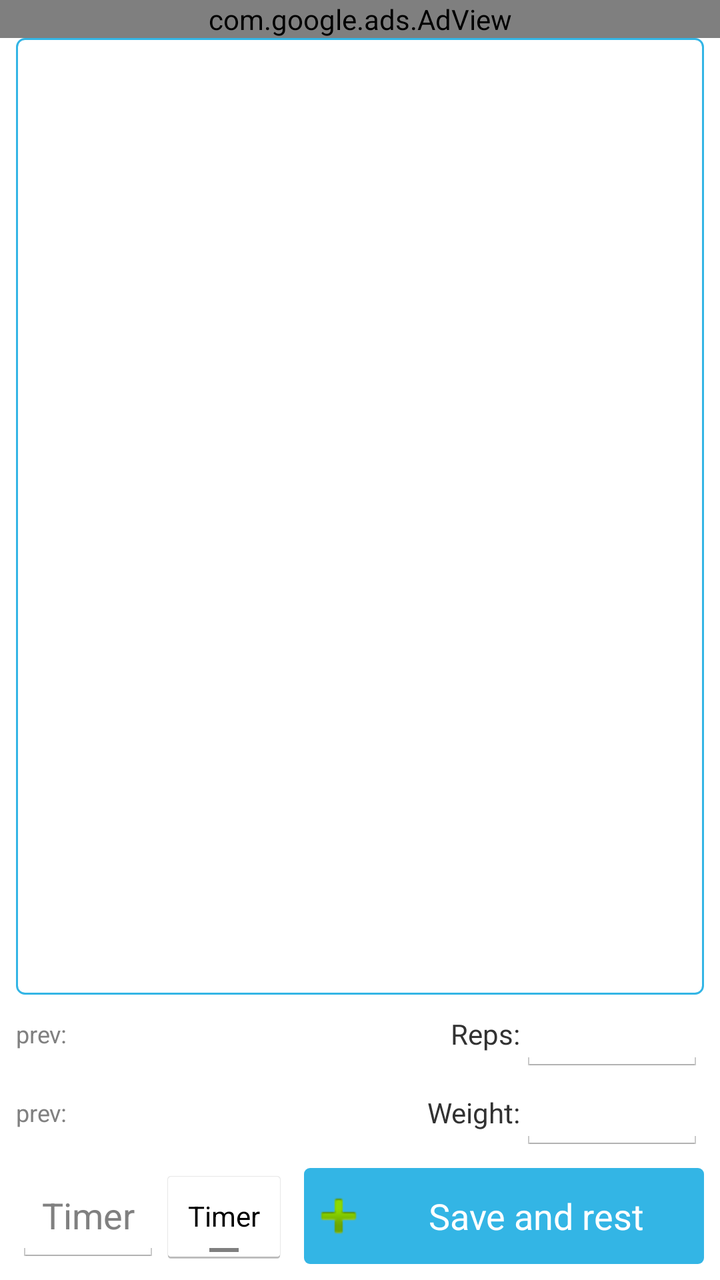
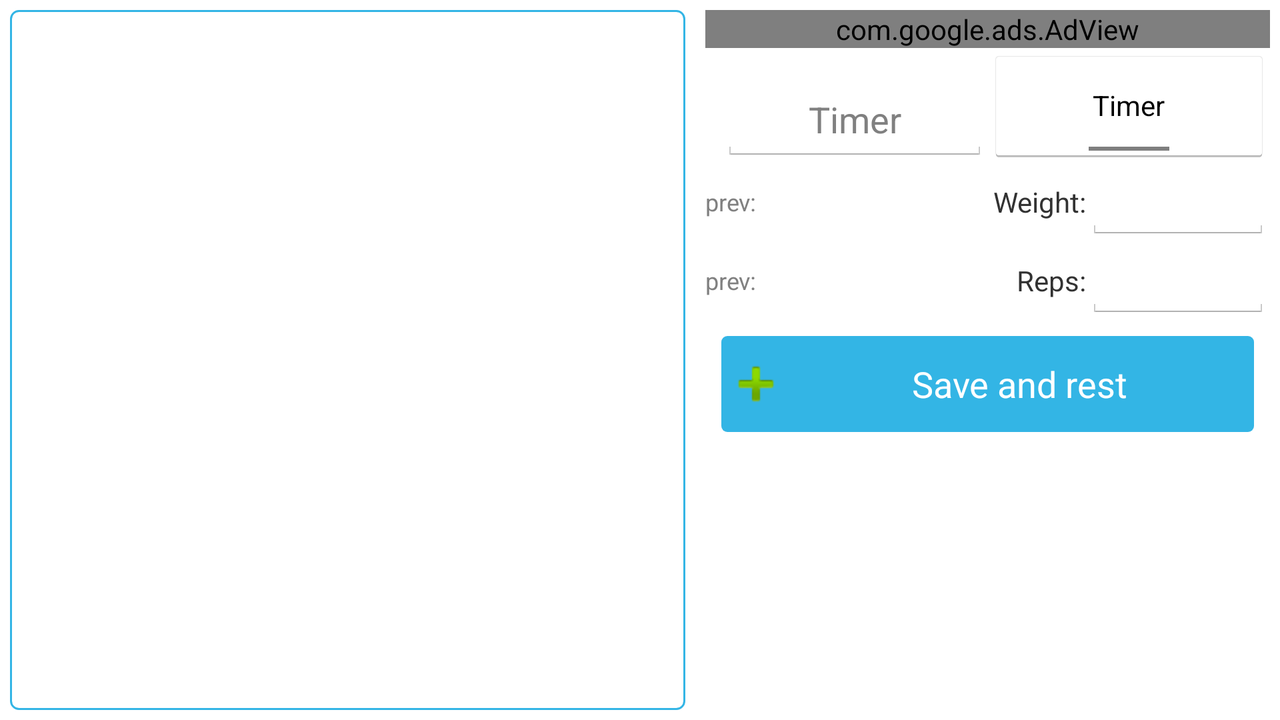

First picture: res/layout/ on a phone held upright. Second picture: the repository's own variant of that layout, on a device whose configuration matches the variant's folder. Source for both follows.
<!-- AndroidManifest.xml: application theme Theme.Mynewactionbar -->
<!-- res/layout/training_at_progress.xml -->
<?xml version="1.0" encoding="utf-8"?>
<RelativeLayout xmlns:android="http://schemas.android.com/apk/res/android"
    xmlns:ads="http://schemas.android.com/apk/lib/com.google.ads"
    xmlns:tools="http://schemas.android.com/tools"
    android:layout_width="match_parent"
    android:layout_height="match_parent"
    android:background="@drawable/cream_pixels_bitmap"
    android:gravity="center_vertical" >

    <com.google.ads.AdView
            android:id="@+id/adView1"
            android:layout_width="match_parent"
            android:layout_height="wrap_content"
            ads:adSize="BANNER"
            ads:adUnitId="ca-app-pub-5652589022154086/4102541457"
            ads:loadAdOnCreate="true"
            android:gravity="center_horizontal" 
            />
    
    
    <Button
        android:id="@+id/btnSave"
        style="@style/HabraThemeButton"
        android:layout_width="wrap_content"
        android:layout_height="wrap_content"
        android:layout_alignParentBottom="true"
        android:layout_alignParentRight="true"
        android:layout_margin="8dp"
        android:layout_toRightOf="@+id/tglTurnOff"
        android:drawableLeft="@android:drawable/ic_input_add"
        android:text="@string/save_and_rest" />

    <EditText
        android:id="@+id/etTimerValueAtTraining"
        android:layout_width="72dp"
        android:layout_height="match_parent"
        android:layout_alignBottom="@+id/btnSave"
        android:layout_alignParentLeft="true"
        android:layout_alignTop="@+id/btnSave"
        android:layout_marginLeft="8dp"
        android:ems="10"
        android:gravity="center_vertical|center_horizontal"
        android:hint="@string/timer"
        android:inputType="number" />

    <ToggleButton
        android:id="@+id/tglTurnOff"
        android:layout_width="wrap_content"
        android:layout_height="wrap_content"
        android:layout_alignBottom="@+id/etTimerValueAtTraining"
        android:layout_alignTop="@+id/etTimerValueAtTraining"
        android:layout_toRightOf="@+id/etTimerValueAtTraining"
        android:textOff="@string/timer"
        android:textOn="@string/timer" />

    <ListView
        android:id="@+id/lvSets"
        android:layout_width="match_parent"
        android:layout_height="331dp"
        android:layout_above="@+id/ll2"
        android:layout_alignRight="@+id/btnSave"
        android:layout_below="@+id/adView1"
        android:layout_marginLeft="8dp"
        android:background="@drawable/rounded"
        >

    </ListView>

    <LinearLayout
        android:id="@+id/LL1"
        android:layout_width="match_parent"
        android:layout_height="wrap_content"
        android:layout_above="@+id/btnSave"
        android:layout_alignLeft="@+id/etTimerValueAtTraining"
        android:layout_alignRight="@+id/btnSave"
        android:orientation="horizontal"
        tools:ignore="UselessParent" >

        <TextView
            android:id="@+id/tvPrevLeftUp"
            android:layout_width="wrap_content"
            android:layout_height="match_parent"
            android:gravity="left|center_vertical"
            android:hint="@string/prev"
            android:textSize="@dimen/dip12" />

        <TextView
            android:id="@+id/tvPrevWeight"
            android:layout_width="wrap_content"
            android:layout_height="match_parent"
            android:gravity="left|center_vertical" />

        <TextView
            android:id="@+id/textView1"
            android:layout_width="match_parent"
            android:layout_height="match_parent"
            android:layout_weight="3"
            android:gravity="right|center_vertical"
            android:text="@string/Weight"
            android:textSize="@dimen/text14" />

        <EditText
            android:id="@+id/editWeight"
            android:layout_width="wrap_content"
            android:layout_height="wrap_content"
            android:layout_weight="3"
            android:ems="10"
            android:inputType="number"
            android:typeface="normal" >
        </EditText>
    </LinearLayout>

    <LinearLayout
        android:id="@+id/ll2"
        android:layout_width="match_parent"
        android:layout_height="wrap_content"
        android:layout_above="@+id/LL1"
        android:layout_alignLeft="@+id/lvSets"
        android:layout_alignRight="@+id/lvSets" >

        <TextView
            android:id="@+id/tvPrevLeft2"
            android:layout_width="wrap_content"
            android:layout_height="match_parent"
            android:gravity="left|center_vertical"
            android:hint="@string/prev"
            android:textSize="@dimen/dip12" />

        <TextView
            android:id="@+id/tvPrevReps"
            android:layout_width="wrap_content"
            android:layout_height="match_parent"
            android:gravity="left|center_vertical" />

        <TextView
            android:id="@+id/textView2"
            android:layout_width="match_parent"
            android:layout_height="match_parent"
            android:layout_weight="3"
            android:gravity="right|center_vertical"
            android:text="@string/reps"
            android:textSize="@dimen/text14" />

        <EditText
            android:id="@+id/editReps"
            android:layout_width="wrap_content"
            android:layout_height="wrap_content"
            android:layout_weight="3"
            android:ems="10"
            android:inputType="number"
            android:typeface="normal" >
        </EditText>
    </LinearLayout>

</RelativeLayout>
<!-- resources referenced by this layout -->
<resources>
  <dimen name="dip12">12dp</dimen>
  <dimen name="text14">14dp</dimen>
  <!-- drawable cream_pixels_bitmap (drawable) -->
  <?xml version="1.0" encoding="utf-8"?>
  <bitmap xmlns:android="http://schemas.android.com/apk/res/android"
      android:src="@drawable/cream_pixels"
      android:tileMode="repeat" />
  <!-- drawable rounded (drawable) -->
  <?xml version="1.0" encoding="utf-8"?>
  <shape xmlns:android="http://schemas.android.com/apk/res/android"
      android:shape="rectangle" >
  
      <solid android:color="#FFF" />
  
      <corners android:radius="4dp" />
  
      <stroke
          android:width="1dp"
          android:color="#33B5E5" />
  
  </shape>
  <string name="Weight">Weight:</string>
  <string name="prev">prev: </string>
  <string name="reps">Reps:</string>
  <string name="save_and_rest">Save and rest</string>
  <string name="timer">Timer</string>
  <style name="HabraThemeButton" parent="@android:style/Widget.Button">
          <item name="android:background">@drawable/button</item>
          <item name="android:textColor">@android:color/white</item>
          <item name="android:textSize">18sp</item>
      </style>
  <!-- drawable button (drawable) -->
  <?xml version="1.0" encoding="utf-8"?>
  <selector xmlns:android="http://schemas.android.com/apk/res/android">
      <item android:drawable="@drawable/button_focused" android:state_focused="true"></item>
      <item android:drawable="@drawable/button_pressed" android:state_pressed="true"></item>
      <item android:drawable="@drawable/button_normal"></item>
  </selector>
  <style name="PopupMenu.Mynewactionbar" parent="@android:style/Widget.Holo.ListPopupWindow">
          <item name="android:popupBackground">@drawable/menu_dropdown_panel_mynewactionbar</item>
      </style>
  <style name="DropDownListView.Mynewactionbar" parent="@android:style/Widget.Holo.ListView.DropDown">
          <item name="android:listSelector">@drawable/selectable_background_mynewactionbar</item>
      </style>
  <style name="ActionBarTabStyle.Mynewactionbar" parent="@android:style/Widget.Holo.ActionBar.TabView">
          <item name="android:background">@drawable/tab_indicator_ab_mynewactionbar</item>
          <item name="android:textColor">@color/white</item>
      </style>
  <style name="DropDownNav.Mynewactionbar" parent="@android:style/Widget.Holo.Spinner">
          <item name="android:background">@drawable/spinner_background_ab_mynewactionbar</item>
          <item name="android:popupBackground">@drawable/menu_dropdown_panel_mynewactionbar</item>
          <item name="android:dropDownSelector">@drawable/selectable_background_mynewactionbar</item>
      </style>
  <style name="ActionButton.CloseMode.Mynewactionbar" parent="@android:style/Widget.Holo.ActionButton.CloseMode">
          <item name="android:background">@drawable/btn_cab_done_mynewactionbar</item>
      </style>
  <style name="Theme.Mynewactionbar.Widget" parent="@android:style/Theme.Holo">
          <item name="android:popupMenuStyle">@style/PopupMenu.Mynewactionbar</item>
          <item name="android:dropDownListViewStyle">@style/DropDownListView.Mynewactionbar</item>
      </style>
  <color name="white">#ffffff</color>
  <style name="ProgressBar.Mynewactionbar" parent="@android:style/Widget.Holo.ProgressBar.Horizontal">
          <item name="android:progressDrawable">@drawable/progress_horizontal_mynewactionbar</item>
      </style>
  <style name="MyTheme.ActionBar.TitleTextStyle" parent="@android:style/TextAppearance.Holo.Widget.ActionBar.Title">
          <item name="android:textColor">@color/white</item>
      </style>
  <color name="holo_orange_dark">#FF8800</color>
  <color name="holo_blue_light">#33B5E5</color>
  <!-- some entries are left out for length -->
</resources>
<!-- res/layout-land/training_at_progress.xml (the repository's variant of the layout above) -->
<!-- drawn on the phone turned sideways -->
<?xml version="1.0" encoding="utf-8"?>
<LinearLayout xmlns:android="http://schemas.android.com/apk/res/android"
    xmlns:ads="http://schemas.android.com/apk/lib/com.google.ads"
    xmlns:tools="http://schemas.android.com/tools"
    android:layout_width="match_parent"
    android:layout_height="match_parent"
    android:orientation="horizontal" android:baselineAligned="false">

     <ListView
         android:id="@+id/lvSets"
         android:layout_width="wrap_content"
         android:layout_height="match_parent"
         android:layout_margin="5dp"
         android:layout_marginLeft="8dp"
         android:layout_weight="1"
         android:background="@drawable/rounded" >

     </ListView>

     <LinearLayout
         android:id="@+id/llRight"
         android:layout_width="wrap_content"
         android:layout_height="match_parent"
         android:layout_margin="5dp"
         android:orientation="vertical" >

         <com.google.ads.AdView
             android:id="@+id/adView1"
             android:layout_width="match_parent"
             android:layout_height="wrap_content"
             ads:adSize="BANNER"
             ads:adUnitId="ca-app-pub-5652589022154086/4102541457"
             ads:loadAdOnCreate="true"
             android:gravity="center_horizontal" >
         </com.google.ads.AdView>

         <LinearLayout
             android:layout_width="match_parent"
             android:layout_height="wrap_content" >

             <EditText
                 android:id="@+id/etTimerValueAtTraining"
                 android:layout_width="match_parent"
                 android:layout_height="match_parent"
                 android:layout_marginLeft="8dp"
                 android:layout_marginTop="15dp"
                 android:layout_weight="1"
                 android:ems="10"
                 android:gravity="center_vertical|center_horizontal"
                 android:hint="@string/timer"
                 android:inputType="number" >

                 <requestFocus />
             </EditText>

             <ToggleButton
                 android:id="@+id/tglTurnOff"
                 android:layout_width="match_parent"
                 android:layout_height="match_parent"
                 android:layout_weight="1"
                 android:textOff="@string/timer"
                 android:textOn="@string/timer" />

         </LinearLayout>

         <LinearLayout
             android:id="@+id/LL1"
             android:layout_width="match_parent"
             android:layout_height="wrap_content"
             android:orientation="horizontal"
             tools:ignore="UselessParent" >

             <TextView
                 android:id="@+id/tvPrevLeftUp"
                 android:layout_width="wrap_content"
                 android:layout_height="match_parent"
                 android:gravity="left|center_vertical"
                 android:hint="@string/prev"
                 android:textSize="@dimen/dip12" />

             <TextView
                 android:id="@+id/tvPrevWeight"
                 android:layout_width="wrap_content"
                 android:layout_height="match_parent"
                 android:gravity="left|center_vertical" />

             <TextView
                 android:id="@+id/textView1"
                 android:layout_width="match_parent"
                 android:layout_height="match_parent"
                 android:layout_weight="3"
                 android:gravity="right|center_vertical"
                 android:text="@string/Weight"
                 android:textSize="@dimen/text14" />

             <EditText
                 android:id="@+id/editWeight"
                 android:layout_width="wrap_content"
                 android:layout_height="wrap_content"
                 android:layout_weight="3"
                 android:ems="10"
                 android:inputType="number"
                 android:typeface="normal" />
         </LinearLayout>

         <LinearLayout
             android:id="@+id/ll2"
             android:layout_width="match_parent"
             android:layout_height="wrap_content" >

             <TextView
                 android:id="@+id/tvPrevLeft2"
                 android:layout_width="wrap_content"
                 android:layout_height="match_parent"
                 android:gravity="left|center_vertical"
                 android:hint="@string/prev"
                 android:textSize="@dimen/dip12" />

             <TextView
                 android:id="@+id/tvPrevReps"
                 android:layout_width="wrap_content"
                 android:layout_height="match_parent"
                 android:gravity="left|center_vertical" />

             <TextView
                 android:id="@+id/textView2"
                 android:layout_width="match_parent"
                 android:layout_height="match_parent"
                 android:layout_weight="3"
                 android:gravity="right|center_vertical"
                 android:text="@string/reps"
                 android:textSize="@dimen/text14" />

             <EditText
                 android:id="@+id/editReps"
                 android:layout_width="wrap_content"
                 android:layout_height="wrap_content"
                 android:layout_weight="3"
                 android:ems="10"
                 android:inputType="number"
                 android:typeface="normal" />
         </LinearLayout>

         <Button
             android:id="@+id/btnSave"
             style="@style/HabraThemeButton"
             android:layout_width="match_parent"
             android:layout_height="wrap_content"
             android:layout_margin="8dp"
             android:drawableLeft="@android:drawable/ic_input_add"
             android:text="@string/save_and_rest" />
     </LinearLayout>

</LinearLayout>
<!-- resources referenced by the variant -->
<!-- as the phone turned sideways resolves them -->
<resources>
  <dimen name="dip12">12dp</dimen>
  <dimen name="text14">14dp</dimen>
  <!-- drawable rounded (drawable) -->
  <?xml version="1.0" encoding="utf-8"?>
  <shape xmlns:android="http://schemas.android.com/apk/res/android"
      android:shape="rectangle" >
  
      <solid android:color="#FFF" />
  
      <corners android:radius="4dp" />
  
      <stroke
          android:width="1dp"
          android:color="#33B5E5" />
  
  </shape>
  <string name="Weight">Weight:</string>
  <string name="prev">prev: </string>
  <string name="reps">Reps:</string>
  <string name="save_and_rest">Save and rest</string>
  <string name="timer">Timer</string>
  <style name="HabraThemeButton" parent="@android:style/Widget.Button">
          <item name="android:background">@drawable/button</item>
          <item name="android:textColor">@android:color/white</item>
          <item name="android:textSize">18sp</item>
      </style>
  <!-- drawable button (drawable) -->
  <?xml version="1.0" encoding="utf-8"?>
  <selector xmlns:android="http://schemas.android.com/apk/res/android">
      <item android:drawable="@drawable/button_focused" android:state_focused="true"></item>
      <item android:drawable="@drawable/button_pressed" android:state_pressed="true"></item>
      <item android:drawable="@drawable/button_normal"></item>
  </selector>
  <style name="PopupMenu.Mynewactionbar" parent="@android:style/Widget.Holo.ListPopupWindow">
          <item name="android:popupBackground">@drawable/menu_dropdown_panel_mynewactionbar</item>
      </style>
  <style name="DropDownListView.Mynewactionbar" parent="@android:style/Widget.Holo.ListView.DropDown">
          <item name="android:listSelector">@drawable/selectable_background_mynewactionbar</item>
      </style>
  <style name="ActionBarTabStyle.Mynewactionbar" parent="@android:style/Widget.Holo.ActionBar.TabView">
          <item name="android:background">@drawable/tab_indicator_ab_mynewactionbar</item>
          <item name="android:textColor">@color/white</item>
      </style>
  <style name="DropDownNav.Mynewactionbar" parent="@android:style/Widget.Holo.Spinner">
          <item name="android:background">@drawable/spinner_background_ab_mynewactionbar</item>
          <item name="android:popupBackground">@drawable/menu_dropdown_panel_mynewactionbar</item>
          <item name="android:dropDownSelector">@drawable/selectable_background_mynewactionbar</item>
      </style>
  <style name="ActionButton.CloseMode.Mynewactionbar" parent="@android:style/Widget.Holo.ActionButton.CloseMode">
          <item name="android:background">@drawable/btn_cab_done_mynewactionbar</item>
      </style>
  <style name="Theme.Mynewactionbar.Widget" parent="@android:style/Theme.Holo">
          <item name="android:popupMenuStyle">@style/PopupMenu.Mynewactionbar</item>
          <item name="android:dropDownListViewStyle">@style/DropDownListView.Mynewactionbar</item>
      </style>
  <!-- drawable button_focused (drawable) -->
  <?xml version="1.0" encoding="utf-8"?>
  <shape xmlns:android="http://schemas.android.com/apk/res/android" android:shape="rectangle" >
      <corners android:radius="10dp" />
      <gradient
          android:angle="90"
          android:endColor="#AA66CC"
          android:startColor="#AA66CC"
          android:type="linear" />
      <padding
          android:bottom="7px"
          android:left="4px"
          android:right="4px"
          android:top="7px" />
  </shape>
  <color name="white">#ffffff</color>
  <style name="ProgressBar.Mynewactionbar" parent="@android:style/Widget.Holo.ProgressBar.Horizontal">
          <item name="android:progressDrawable">@drawable/progress_horizontal_mynewactionbar</item>
      </style>
  <style name="MyTheme.ActionBar.TitleTextStyle" parent="@android:style/TextAppearance.Holo.Widget.ActionBar.Title">
          <item name="android:textColor">@color/white</item>
      </style>
  <color name="holo_orange_dark">#FF8800</color>
  <color name="holo_blue_light">#33B5E5</color>
  <!-- some entries are left out for length -->
</resources>
